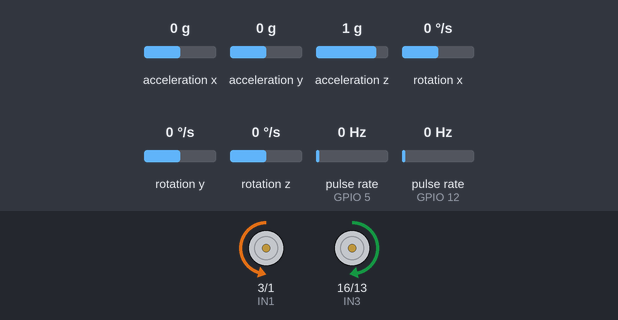
The sketch below on a simulated ESP8266 (NodeMCU). Shown: motor-driver pin pairs drawn as motors (green arrow = first pin HIGH = forward, orange = second pin HIGH = backward, longer = more drive, scaled by the enable pin). Wiring (inferred from the names in the program): 2 × pulse sensor: data GPIO 5 / data GPIO 12; MPU-6050 motion sensor at I2C address 0x68. The inputs (shaded band) are chosen by the test bench; at power-on: acceleration x 0 g, pulse rate (sensors on GPIO 5, GPIO 12) 0 Hz, acceleration y 0 g, acceleration z 1 g, rotation x 0 °/s, rotation y 0 °/s, rotation z 0 °/s. WiFi joins after 1.5 s; servers stay silent unless stated; uploads are accepted with an empty reply; what the sketch prints to the serial monitor is not drawn.

Above: at 6.4 s.
6.5 s: acceleration x set to -1.4 g
At 7.6 s:
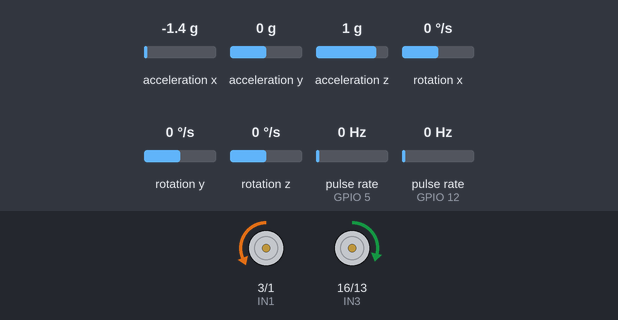
9.5 s: pulse rate (sensor on GPIO 5) set to 4 Hz
At 10.2 s:
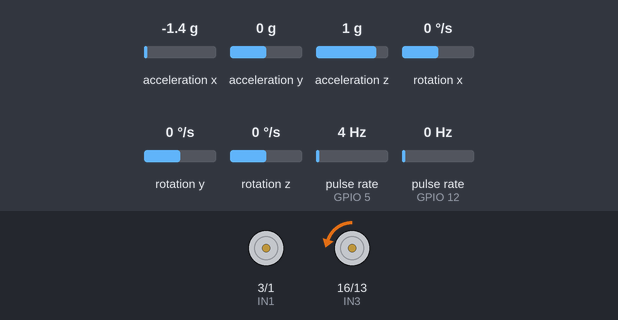
12.5 s: pulse rate (sensor on GPIO 12) set to 50 Hz
At 13.7 s:
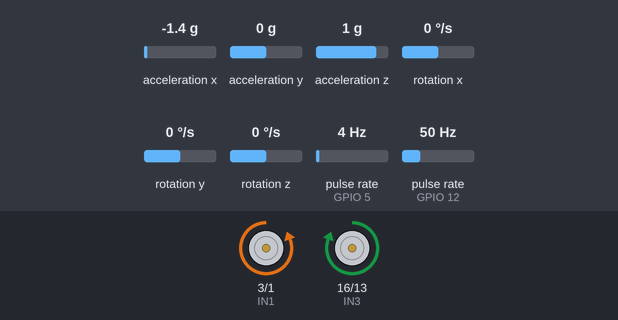
15.5 s: acceleration y set to -1.4 g
At 16.0 s:
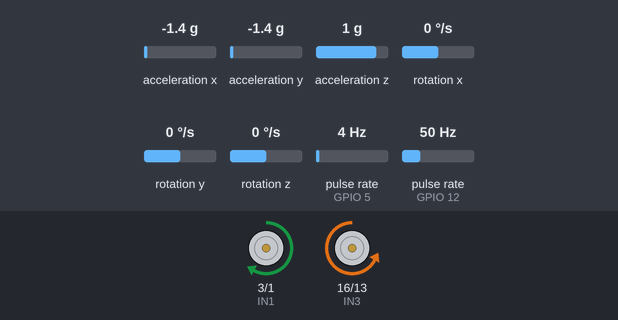
18.5 s: pulse rate (sensor on GPIO 5) set to 100 Hz
21.5 s: pulse rate (sensor on GPIO 12) set to 6 Hz
Timing chart, 0 to 47.7 s (numbered marks = the images above; inputs shaded):
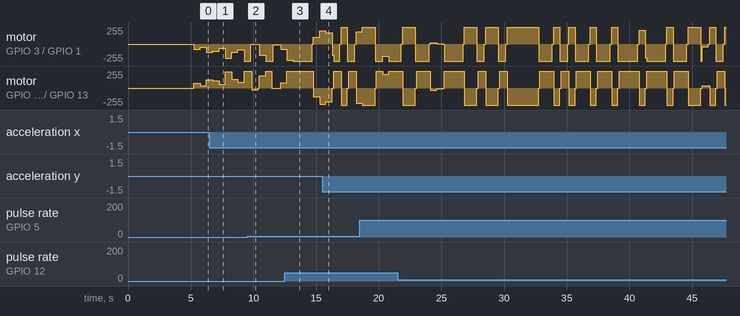

The sketch:

Robot_Code.ino.ino
```cpp
#include <ESP8266WiFi.h>
#include <WiFiClient.h>
#include <ESP8266WebServer.h>
#include <Wire.h>
#include <ESP8266HTTPClient.h>
#include <time.h>

#define PI 3.1415926535897932384626433832795

//PIN LAYOUT
//EN1 --> D3
//IN1 --> RX
//IN2 --> TX
//IN3 --> D0
//IN4 --> D7
//EN2 --> D4

//ENC1 -->D1
//ENC2 --> D6

// D8 IS BAD. DO NOT USE!

//Pin Definitions
#define ENCODER1 5 //[D1]
#define ENCODER2 12 //[D6]

#define EN1  0  //[D3]
#define IN1  3  //[RX]
#define IN2  1 //[TX]

#define EN2  2 //[D4]
#define IN3  16 //[D0]
#define IN4  13 //[D7]

#define PI 3.1415926535897932384626433832795
#define radius 0.032955

//requirements to run robot
double count1 = 0;
double count2 = 0;
double rev1 = 0;
double rev2 = 0;
double v1, v2, v_actual;
double ts = 0;
double tremove = 0;
bool flag_p_l = 1;
bool flag_p_r = 1;


//requirements to run ackremenas steering
#define h 1
#define k1 0.2
#define k2 0.2
#define l 0.157
#define w1 0.3
#define w2 0.7
#define w3 0.3
#define w4 0.7

//initial conditions

double x_1= 0;
double x_2= 0;

double y_1= 0;
double y_2= 0;

double Vx = 0;
double Vy = 0;

double x = 0;
double y = 0;
double theta = 0;

double v = 0;
double w = 0;

double xh = 0;
double yh = 0;

double e1 = 0;
double e2 = 0;

double vl = 0;
double vr = 0;

double pwm_l = 0;
double pwm_r = 0;


//final point
double xr = 200;
double yr = 200;


// Connection credentials
const char* WIFI_NAME = "Daedalus";
const char* WIFI_PASS = "flightoficarus";
const char* host = "192.168.43.177";

// Select SDA and SCL pins for I2C communication
const uint8_t scl = 4; //[D2]
const uint8_t sda = 14; //[D5]

// MPU6050 Slave Device Address
const uint8_t MPU6050SlaveAddress = 0x68;

// sensitivity scale factor respective to full scale setting provided in datasheet
const uint16_t AccelScaleFactor = 16384;
const uint16_t GyroScaleFactor = 131;

// MPU6050 few configuration register addresses
const uint8_t MPU6050_REGISTER_SMPLRT_DIV   =  0x19;
const uint8_t MPU6050_REGISTER_USER_CTRL    =  0x6A;
const uint8_t MPU6050_REGISTER_PWR_MGMT_1   =  0x6B;
const uint8_t MPU6050_REGISTER_PWR_MGMT_2   =  0x6C;
const uint8_t MPU6050_REGISTER_CONFIG       =  0x1A;
const uint8_t MPU6050_REGISTER_GYRO_CONFIG  =  0x1B;
const uint8_t MPU6050_REGISTER_ACCEL_CONFIG =  0x1C;
const uint8_t MPU6050_REGISTER_FIFO_EN      =  0x23;
const uint8_t MPU6050_REGISTER_INT_ENABLE   =  0x38;
const uint8_t MPU6050_REGISTER_ACCEL_XOUT_H =  0x3B;
const uint8_t MPU6050_REGISTER_SIGNAL_PATH_RESET  = 0x68;

int16_t AccelX, AccelY, AccelZ, Temperature, GyroX, GyroY, GyroZ;
double Ax, Ay, Az, T, Gx, Gy, Gz;

void High_Callback() {
  count1 += 1;
}
void Low_Callback() {
  count2 += 1;
}

void setup() {

  Serial.begin(115200);
  Serial.print("STARTED ROBOT");

  //Connect to WiFi
  Connect2Wifi();

  // Initialize MPU
  Wire.begin(sda, scl);
  MPU6050_Init();

  //Defining PIN directions
  pinMode(EN1, OUTPUT);
  pinMode(IN1, OUTPUT);
  pinMode(IN2, OUTPUT);
  pinMode(EN2, OUTPUT);
  pinMode(IN3, OUTPUT);
  pinMode(IN4, OUTPUT);
  pinMode(ENCODER1, INPUT);
  pinMode(ENCODER2, INPUT);

  delay(1000);

  analogWrite(EN1, 1024*0.9);
  analogWrite(EN2, 1024);
  digitalWrite(IN1, LOW);
  digitalWrite(IN2, HIGH);
  digitalWrite(IN3, HIGH);
  digitalWrite(IN4, LOW);

  attachInterrupt(digitalPinToInterrupt(ENCODER1), High_Callback, RISING);
  attachInterrupt(digitalPinToInterrupt(ENCODER2), Low_Callback, RISING);
}

void loop(){

  if(WiFi.status() != WL_CONNECTED){
    Connect2Wifi();
  }

  //obtaining the timestep between loops
  ts = (millis() - tremove)/1000;
  tremove = millis();

  //obtain the speed of wheels in revolutions/sec using the count values from the interrupt functions
  rev1 = count1/(20*ts);
  rev2 = count2/(20*ts);

  //change these speeds into m/s for each wheel
  v1 = rev1*2*PI*radius;
  v2 = rev2*2*PI*radius;

  //obtain actual robot speed
  v_actual = (v1 + v2)/2;


  //obtaining positions using integration of encoder velocity
  x_1= x_1+ ts*v_actual*cos(theta);
  y_1= y_1+ ts*v_actual*sin(theta);
  theta = theta + ts*w;


  //reset counter values in preperation for next v measurement
  count1 = 0;
  count2 = 0;

  //obtain accelerometer and gyroscope values
  Read_RawValue(MPU6050SlaveAddress, MPU6050_REGISTER_ACCEL_XOUT_H);
  //divide each with their sensitivity scale factor
  Ax = (double)AccelX*9.81/AccelScaleFactor;
  Ay = (double)AccelY*9.81/AccelScaleFactor;
  Az = (double)AccelZ*9.81/AccelScaleFactor;
  T =  (double)Temperature/340+36.53;         //temperature formula
  Gx = (double)GyroX/GyroScaleFactor;
  Gy = (double)GyroY/GyroScaleFactor;
  Gz = (double)GyroZ/GyroScaleFactor;

  //obtaining velocities using integration of accelerometer values
  Vx = Vx + ts*Ax;
  Vy = Vy + ts*Ay;

  //obtain position using second integration of accelerometer
  x_2= x_2+ ts*Vx;
  y_2= y_2+ ts*Vy;

  //obtaining an estimate of position using complementary filter
  x = x_1 * w1 + x_2 * w2;
  y = y_1 * w3 + y_2 * w4;


  //implementing ackremans steering
  xh = x + h*cos(theta);
  yh = y + h*sin(theta);

  e1 = xh - xr;
  e2 = yh - yr;

  v = (k1*cos(theta) + k2*sin(theta))*e1;
  w = ((-k1*sin(theta)/h) + (-k2*cos(theta)/h))*e2;


  //obtain required speed for each motor
  vl = v + (l*w/2);
  vr = v - (l*w/2);


  //scaling the voltage values between 650 - 1024
  pwm_l = ((1024 - 750) * (vl/25)) + 750;
  pwm_r = ((1024 - 750) * (vr/25)) + 750;

  //apply voltages to wheels
  if (pwm_l > 0){

    //must switch off mototrs before switching direction
    if (flag_p_l != 1){
      analogWrite(EN1, 0);
      flag_p_l = 1;
      delay(100);
    }

    digitalWrite(IN1, LOW);
    digitalWrite(IN2, HIGH);


  }else{

    //must switch off mototrs before switching direction
    if (flag_p_r == 1){
      analogWrite(EN1, 0);
      flag_p_r = 0;
      delay(100);
    }


    digitalWrite(IN1, HIGH);
    digitalWrite(IN2, LOW);
    pwm_l = abs(pwm_l);

  }

  if (pwm_r > 0){

    //must switch off mototrs before switching direction
    if (flag_p_r != 1){
      analogWrite(EN2, 0);
      flag_p_r = 1;
      delay(100);
    }

    digitalWrite(IN3, HIGH);
    digitalWrite(IN4, LOW);


  }else{

    //must switch off mototrs before switching direction
    if (flag_p_r == 1){
      analogWrite(EN2, 0);
      flag_p_r = 0;
      delay(100);
    }


    digitalWrite(IN3, LOW);
    digitalWrite(IN4, HIGH);
    pwm_r = abs(pwm_r);

  }


  //apply required speed for each motor
  //note: the 0.9 factor is just used for calibration since the motors aren't identical
  analogWrite(EN1, pwm_l*0.9);
  analogWrite(EN2, pwm_r);

  SendData(x, y, vl, vr, pwm_l, pwm_r, ts, count1, count2, rev1, rev2, v1, v2, v_actual, Ax, Ay, Az, T, Gx, Gy, Gz);
  delay(300);
}

// --------------------  ACCELEROMETER FUNCTIONS --------------------
void I2C_Write(uint8_t deviceAddress, uint8_t regAddress, uint8_t data){
  Wire.beginTransmission(deviceAddress);
  Wire.write(regAddress);
  Wire.write(data);
  Wire.endTransmission();
}

// read all 14 register
void Read_RawValue(uint8_t deviceAddress, uint8_t regAddress){
  Wire.beginTransmission(deviceAddress);
  Wire.write(regAddress);
  Wire.endTransmission();
  Wire.requestFrom(deviceAddress, (uint8_t)14);
  AccelX = (((int16_t)Wire.read()<<8) | Wire.read());
  AccelY = (((int16_t)Wire.read()<<8) | Wire.read());
  AccelZ = (((int16_t)Wire.read()<<8) | Wire.read());
  Temperature = (((int16_t)Wire.read()<<8) | Wire.read());
  GyroX = (((int16_t)Wire.read()<<8) | Wire.read());
  GyroY = (((int16_t)Wire.read()<<8) | Wire.read());
  GyroZ = (((int16_t)Wire.read()<<8) | Wire.read());
}

//configure MPU6050
void MPU6050_Init(){
  delay(150);
  I2C_Write(MPU6050SlaveAddress, MPU6050_REGISTER_SMPLRT_DIV, 0x07);
  I2C_Write(MPU6050SlaveAddress, MPU6050_REGISTER_PWR_MGMT_1, 0x01);
  I2C_Write(MPU6050SlaveAddress, MPU6050_REGISTER_PWR_MGMT_2, 0x00);
  I2C_Write(MPU6050SlaveAddress, MPU6050_REGISTER_CONFIG, 0x00);
  I2C_Write(MPU6050SlaveAddress, MPU6050_REGISTER_GYRO_CONFIG, 0x00);//set +/-250 degree/second full scale
  I2C_Write(MPU6050SlaveAddress, MPU6050_REGISTER_ACCEL_CONFIG, 0x00);// set +/- 2g full scale
  I2C_Write(MPU6050SlaveAddress, MPU6050_REGISTER_FIFO_EN, 0x00);
  I2C_Write(MPU6050SlaveAddress, MPU6050_REGISTER_INT_ENABLE, 0x01);
  I2C_Write(MPU6050SlaveAddress, MPU6050_REGISTER_SIGNAL_PATH_RESET, 0x00);
  I2C_Write(MPU6050SlaveAddress, MPU6050_REGISTER_USER_CTRL, 0x00);
}
// --------------------------------------------------------------------------------

void Connect2Wifi(){
  WiFi.mode(WIFI_STA);
  WiFi.disconnect();
  delay(100);

  WiFi.begin(WIFI_NAME, WIFI_PASS);
  delay(4000);
}

void SendData(double X,double Y, double VL,double VR,double PWM_L,double PWM_R,double TS, double E1, double E2, double REV1, double REV2, double V1, double V2, double V_ACTUAL, double AX, double AY, double AZ, double T, double OX, double OY, double OZ){
  HTTPClient http;
  http.begin("http://" + String(host) + ":5000/data");
  http.addHeader("Content-Type", "application/x-www-form-urlencoded");
  http.POST(
    "x=" + String(X) + "&"
    "y=" + String(Y) + "&"
    "vl=" + String(VL) + "&"
    "vr=" + String(VR) + "&"
    "pwm_l=" + String(PWM_L) + "&"
    "pwm_r=" + String(PWM_R) + "&"
    "TS=" + String(TS) + "&"
    "E1=" + String(E1) + "&"
    "E2=" + String(E2) + "&"
    "REV1=" + String(REV1) + "&"
    "REV2=" + String(REV2) + "&"
    "V1=" + String(V1) + "&"
    "V2=" + String(V2) + "&"
    "V Actual=" + String(V_ACTUAL) + "&"
    "AX=" + String(AX) + "&"
    "AY=" + String(AY) + "&"
    "AZ=" + String(AZ) + "&"
    "T=" + String(T) + "&"
    "OX=" + String(OX) + "&"
    "OY=" + String(OY) + "&"
    "OZ=" + String(OZ)
    );
  http.writeToStream(&Serial);
  http.end();
}
```
